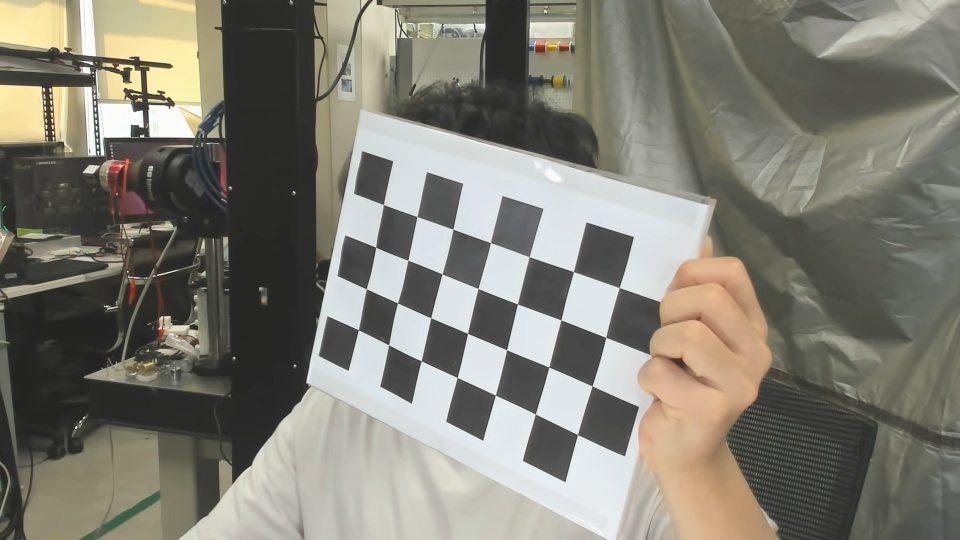
#> input picture multicam/build/Desktop_Qt_6_9_0_MSVC2022_64bit-Release/scene/4_camera_calib_data/checkerboard/cam3/20250618_155937.jpg, 960 x 540 px; its folder holds only this picture in this run
$ python camera_calibration_intrinsics.py
#> lines starting #> are read from the running program, lines starting #| are printed output that depends on the picture; after the words box and inside, x2 and y2 are one past the last pixel; in counts of white or black regions, pixels touching at a corner belong together
import cv2 as cv
import numpy as np
import os
import glob
import json
import logging

logger = logging.getLogger(__name__)
logger.setLevel(logging.INFO)

formatter = logging.Formatter('%(asctime)s: %(message)s')

file_handler = logging.FileHandler('./logs/camera_calibration_intrinsics.log', mode='w')
file_handler.setFormatter(formatter)

stream_handler = logging.StreamHandler()
stream_handler.setFormatter(formatter)

logger.addHandler(file_handler)
logger.addHandler(stream_handler)

CHECKERBOARD = (7, 4)
real_world_distance = 30  # mm 단위

window_size = (640, 480)

def draw_axes(img, corners, imgpts): # BGR -> imgpts[2]:R, imgpts[1]:G, imgpts[0]:B
    corner = tuple(corners[0].ravel().astype(int))
    img = cv.line(
        img, corner, tuple(int(i) for i in imgpts[2].ravel()), (255, 0, 0), 5
    )  # R -> x axis
    img = cv.line(
        img, corner, tuple(int(i) for i in imgpts[1].ravel()), (0, 255, 0), 5
    )  # G -> y axis
    img = cv.line(
        img, corner, tuple(int(i) for i in imgpts[0].ravel()), (0, 0, 255), 5
    )  # B -> z axis
    return img

# [8 lines left out: function sort_key, not called in this run]

# 체커보드 코너 찾기 함수
def find_checkerboard_corners(checkerboard_path):
    criteria = (cv.TERM_CRITERIA_EPS + cv.TERM_CRITERIA_MAX_ITER, 30, 0.001) # EPS 정해진 정확도에 다다르면 알고리즘의 반복 중단 + MAX_ITER 지정한 반복수만큼만 알고리즘 수행 => 둘 중 하나라도 만족하면 알고리즘 stop / 30회, 0.001 정확도로 설정
    objpoints = []  # 3D 점
    imgpoints = []  # 2D 점
    objp = np.zeros((CHECKERBOARD[0] * CHECKERBOARD[1], 3), np.float32)
    objp[:, :2] = np.mgrid[0:CHECKERBOARD[0], 0:CHECKERBOARD[1]].T.reshape(-1, 2) * real_world_distance

    extensions = ['jpg', 'png']
    checkerboards = [file for ext in extensions for file in glob.glob(os.path.join(checkerboard_path, f"*.{ext}"))]

    num = 0
    for fname in checkerboards:
        img = cv.imread(fname)
        H, W, _ = img.shape
        gray = cv.cvtColor(img, cv.COLOR_BGR2GRAY) # 이미지를 gray scale로 변환

        ret, corners = cv.findChessboardCorners(gray, CHECKERBOARD, None) # 채커보드의 패턴 CHECKERBOARD = (7,4)를 입력
        if ret == True:
            num += 1
            logger.info(f"Find ChessboardCorner --> {os.path.basename(fname)}")
            objpoints.append(objp)
            # 주어진 2D 점에 대한 픽셀 좌표 미세조정
            corners2 = cv.cornerSubPix(gray, corners, (11, 11), (-1, -1), criteria) # 최대 정확도로 코너를 감지하기 위해 11x11크기로 입력을 넣어줌
            imgpoints.append(corners2)
            # 코너 그리기 및 표시
            img = cv.drawChessboardCorners(img, CHECKERBOARD, corners2, ret)

            # Resize the image if needed
            img_resized = cv.resize(img, window_size)
            cv.imshow('chessboard', img_resized)
            cv.waitKey(100)
        cv.destroyAllWindows()

    logger.info(f'Total num of chessboards: {len(checkerboards)}')
    logger.info(f'Total num of corner found chessboards: {num}')
    return objpoints, imgpoints


def find_checkerboard_axes(checkerboard_path, mtx, dist):
    criteria = (cv.TERM_CRITERIA_EPS + cv.TERM_CRITERIA_MAX_ITER, 30, 0.001)
    objp = np.zeros((CHECKERBOARD[0] * CHECKERBOARD[1], 3), np.float32)
    objp[:, :2] = (
        np.mgrid[0 : CHECKERBOARD[0], 0 : CHECKERBOARD[1]].T.reshape(-1, 2)
    * real_world_distance
    )
    extensions = ['jpg', 'png']
    checkerboards = [file for ext in extensions for file in glob.glob(os.path.join(checkerboard_path, f"*.{ext}"))]

    axis = np.float32(
    [
        [real_world_distance, 0, 0],
        [0, real_world_distance, 0],
        [0, 0, real_world_distance],
    ]
    ).reshape(-1, 3)
    for fname in checkerboards:
        img = cv.imread(fname)
        gray = cv.cvtColor(img, cv.COLOR_BGR2GRAY)
        ret, corners = cv.findChessboardCorners(gray, CHECKERBOARD, None)
        if ret == True:
            # 주어진 2D 점에 대한 픽셀 좌표 미세조정
            corners2 = cv.cornerSubPix(gray, corners, (11, 11), (-1, -1), criteria)
            # Find the rotation and translation vectors.
            retval, rvecs, tvecs, inliers = cv.solvePnPRansac(objp, corners2, mtx, dist)
            # project 3D points to image plane
            imgpts, jac = cv.projectPoints(axis, rvecs, tvecs, mtx, dist)
            img = draw_axes(img, corners2, imgpts)

            # Resize the image if needed
            img_resized = cv.resize(img, window_size)
            cv.imshow('chessboard', img_resized)
            cv.waitKey(500)

        cv.destroyAllWindows()

def calibrate_camera(objpoints, imgpoints, gray):
    ret, mtx, dist, rvecs, tvecs = cv.calibrateCamera(objpoints, imgpoints, gray.shape[::-1], None, None)
    return mtx, dist, rvecs, tvecs


def main():
    checkerboard_path = os.path.join("multicam/build/Desktop_Qt_6_9_0_MSVC2022_64bit-Release/scene/4_camera_calib_data/checkerboard/cam3/")
    logger.info(f'chessboard_path: {checkerboard_path}')
    objpoints, imgpoints = find_checkerboard_corners(checkerboard_path)
#> in find_checkerboard_corners, img is the input picture: shape (540, 960, 3); mean B, G, R 115, 125.7, 127.9
#> in find_checkerboard_corners, `gray = cv.cvtColor(img, cv.COLOR_BGR2GRAY)`:
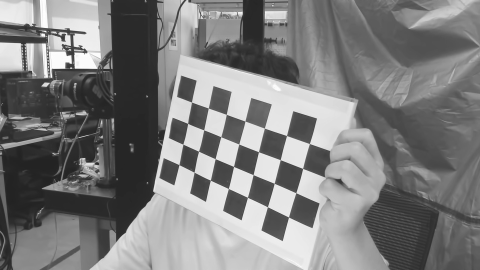
#> gray: shape (540, 960) (shown at 1/2 size); min 32, max 255, mean 125.2
#> in find_checkerboard_corners, `ret, corners = cv.findChessboardCorners(gray, CHECKERBOARD, None)`: ret = True; corners = 28 rows, first 8: [383.4, 204.5], [417, 216.6], [452.9, 229.2], [490.5, 242.7], [529.2, 256.7], [573.4, 271.6], [619.2, 287.6], [375.6, 247.2]
#> in find_checkerboard_corners, `corners2 = cv.cornerSubPix(gray, corners, (11, 11), (-1, -1), criteria)`: corners2 = 28 rows, first 8: [383.4, 204.5], [417.1, 216.6], [453, 229.1], [490.4, 242.7], [529.2, 256.6], [573.5, 271.6], [619.2, 287.5], [375.7, 247.3]
#> in find_checkerboard_corners, `img = cv.drawChessboardCorners(img, CHECKERBOARD, corners2, ret)`:
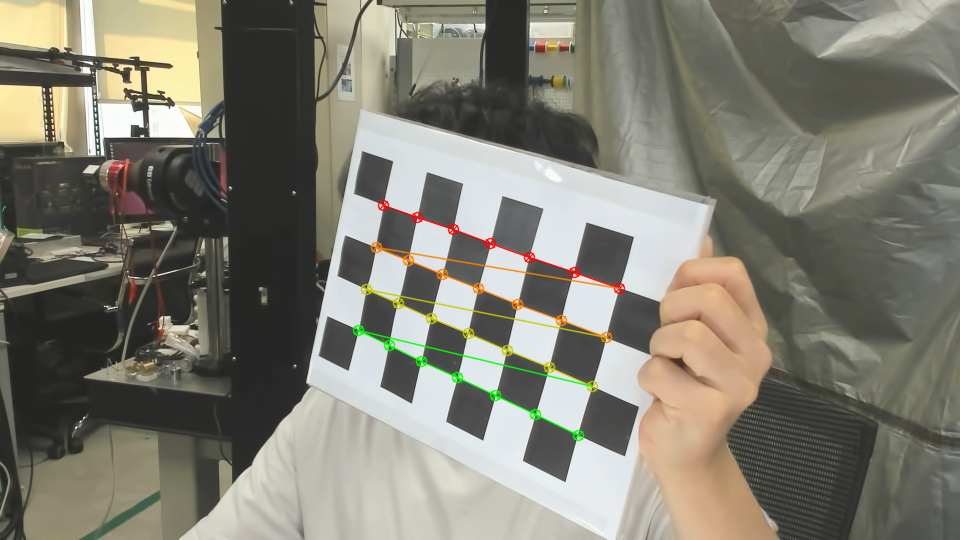
#> img: shape (540, 960, 3); 1.39% of pixels changed, all inside (x1, y1, x2, y2) = (352, 199, 626, 442)
#> in find_checkerboard_corners, `img_resized = cv.resize(img, window_size)`:
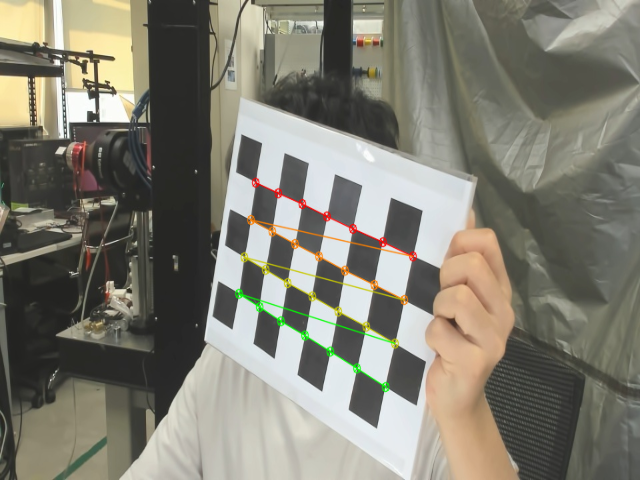
#> img_resized: shape (480, 640, 3); mean B, G, R 113.8, 125.7, 127.9
#> objpoints = 1 item; imgpoints = 1 item
    # 첫 번째 이미지의 해상도로 이미지 모양 설정
    image = cv.imread(glob.glob(os.path.join(checkerboard_path, "*.jpg"))[0])
    gray = cv.cvtColor(image, cv.COLOR_BGR2GRAY)

    H, W, _ = image.shape

    mtx, dist, rvecs, tvecs = calibrate_camera(objpoints, imgpoints, gray)
#> in calibrate_camera, `ret, mtx, dist, rvecs, tvecs = cv.calibrateCamera(objpoints, imgpoints..`: ret = 0.618; mtx = [[471.7, 0, 487.6], [0, 535.9, 259.3], [0, 0, 1]]; dist = [[0.642, -9.97, 0.000538, 0.0289, 41.23]]; rvecs = ([0.0703, 0.322, 0.29],); tvecs = ([-80, -36.79, 362],)
#> mtx = [[471.7, 0, 487.6], [0, 535.9, 259.3], [0, 0, 1]]; dist = [[0.642, -9.97, 0.000538, 0.0289, 41.23]]; rvecs = ([0.0703, 0.322, 0.29],); tvecs = ([-80, -36.79, 362],)
    find_checkerboard_axes(checkerboard_path, mtx, dist)
#> in find_checkerboard_axes, `ret, corners = cv.findChessboardCorners(gray, CHECKERBOARD, None)`: ret = True
#> in find_checkerboard_axes, `retval, rvecs, tvecs, inliers = cv.solvePnPRansac(objp, corners2, mtx,..`: rvecs = [0.0703, 0.322, 0.29]; tvecs = [-80, -36.79, 362]; inliers = 28 values from 0 to 27
#> in find_checkerboard_axes, `imgpts, jac = cv.projectPoints(axis, rvecs, tvecs, mtx, dist)`: imgpts = [[417.3, 216.6], [374.9, 247.4], [403, 207.8]]
#> in draw_axes, `corner = tuple(corners[0].ravel().astype(int))`: corner = (383, 204)
#> in draw_axes, `img = cv.line( img, corner, tuple(int(i) for i in imgpts[0].ravel()), ..`:
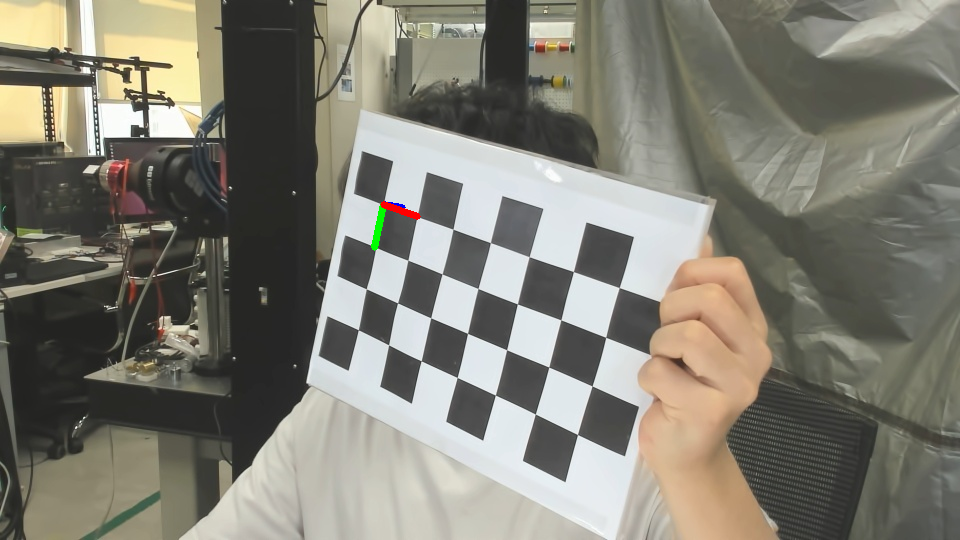
#> img: shape (540, 960, 3); mean B, G, R 114.9, 125.7, 127.8

    # focal length
    f_x = mtx[0, 0]
#> f_x = 471.7
    fov_x = 2 * np.arctan((W / 2) / f_x)
#> fov_x = 1.59
    f_y = mtx[1, 1]
#> f_y = 535.9
    fov_y = 2 * np.arctan((H / 2) / f_y)
#> fov_y = 0.933

    mean_error = 0
    for i in range(len(objpoints)):
        imgpoints2, _ = cv.projectPoints(objpoints[i], rvecs[i], tvecs[i], mtx, dist)
        error = cv.norm(imgpoints[i], imgpoints2, cv.NORM_L2) / len(imgpoints2)
        mean_error += error
        total_error = mean_error / len(objpoints)
#> this loop made 1 pass
#> (error, mean_error, total_error) on pass 1: (0.117, 0.117, 0.117)
#> after the loop, mean_error = 0.117
    logger.info("calibration_error: {}".format(total_error))

    '''
    intrinsics에서 c_x, c_y는 이미지 중심에서 크게 벗어나는 경우가 있어서 임시로 W/2, H/2로 대체함
    '''
    #####
    mtx[0,2] = W/2
    mtx[1,2] = H/2
    #####

    calibration_data = {
        "resolution": [H, W],
        "camera_angle_x": fov_x,
        "camera_angle_y": fov_y,
        "mtx": mtx.tolist(), # intrinsics
        "dist": dist.tolist(),
        "calibration_error": total_error
    }
#> calibration_data = {'resolution': [540, 960], 'camera_angle_x': 1.59, 'camera_angle_y': 0.933, 'mtx': [[471.7, 0, 480], [0, 535.9, 270], [0, 0, 1]], 'dist': [[0.642, -9.97, 0.000538, 0.0289, 41.23]], 'calibration_error': 0.117}
    logger.info(calibration_data)

    with open(os.path.join(checkerboard_path, "intrinsics.json"), "w") as json_file:
        json.dump(calibration_data, json_file, indent=4)

if __name__ == "__main__":
    main()

$ run again, on multicam/build/Desktop_Qt_6_9_0_MSVC2022_64bit-Release/scene/4_camera_calib_data/checkerboard/cam3/20250618_155957.jpg
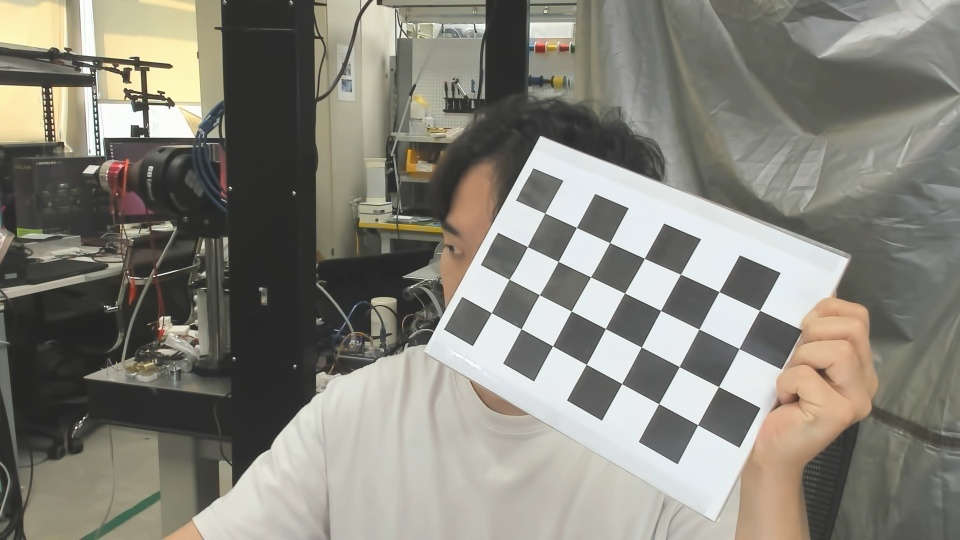
#> input picture multicam/build/Desktop_Qt_6_9_0_MSVC2022_64bit-Release/scene/4_camera_calib_data/checkerboard/cam3/20250618_155957.jpg, 960 x 540 px
#> in find_checkerboard_corners, img is the input picture: shape (540, 960, 3); mean B, G, R 121.5, 130.7, 132.8
#> in find_checkerboard_corners, `ret, corners = cv.findChessboardCorners(gray, CHECKERBOARD, None)`: ret = True; corners = 28 rows, first 8: [544.8, 213], [576.4, 227.5], [609.6, 242.6], [644.3, 258.3], [680.4, 274.2], [718.8, 291.6], [759.5, 310.3], [527.4, 246.6]
#> in find_checkerboard_corners, `corners2 = cv.cornerSubPix(gray, corners, (11, 11), (-1, -1), criteria)`: corners2 = 28 rows, first 8: [544.8, 213], [576.4, 227.5], [609.7, 242.6], [644.3, 258.4], [680.4, 274.2], [718.9, 291.6], [759.5, 310.3], [527.4, 246.6]
#> in find_checkerboard_corners, `img_resized = cv.resize(img, window_size)`:
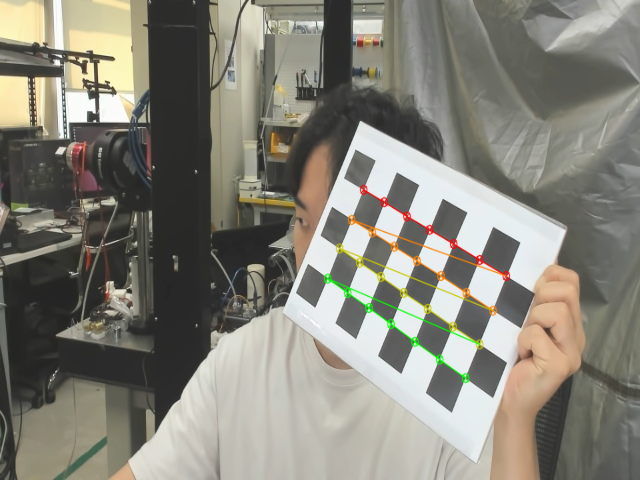
#> img_resized: shape (480, 640, 3); mean B, G, R 120.2, 130.6, 132.7
#> objpoints = 1 item
#> in calibrate_camera, `ret, mtx, dist, rvecs, tvecs = cv.calibrateCamera(objpoints, imgpoints..`: ret = 0.312; mtx = [[846.3, 0, 543.1], [0, 837.3, 302.5], [0, 0, 1]]; dist = [[0.628, -18.77, 0.0265, 0.0445, 158.9]]; rvecs = ([-0.128, 0.409, 0.48],); tvecs = ([1.3, -71.49, 669.6],)
#> in main, `mtx, dist, rvecs, tvecs = calibrate_camera(objpoints, imgpoints, gray)`: mtx = [[846.3, 0, 543.1], [0, 837.3, 302.5], [0, 0, 1]]; dist = [[0.628, -18.77, 0.0265, 0.0445, 158.9]]; rvecs = ([-0.128, 0.409, 0.48],); tvecs = ([1.3, -71.49, 669.6],)
#> in find_checkerboard_axes, `ret, corners = cv.findChessboardCorners(gray, CHECKERBOARD, None)`: ret = True
#> in find_checkerboard_axes, `retval, rvecs, tvecs, inliers = cv.solvePnPRansac(objp, corners2, mtx,..`: rvecs = [-0.128, 0.409, 0.48]; tvecs = [1.3, -71.49, 669.6]; inliers = 28 values from 0 to 27
#> imgpts = [[576.5, 227.5], [527.1, 246.4], [557.9, 224.5]]
#> corner = (544, 212)
#> in draw_axes, `img = cv.line( img, corner, tuple(int(i) for i in imgpts[0].ravel()), ..`:
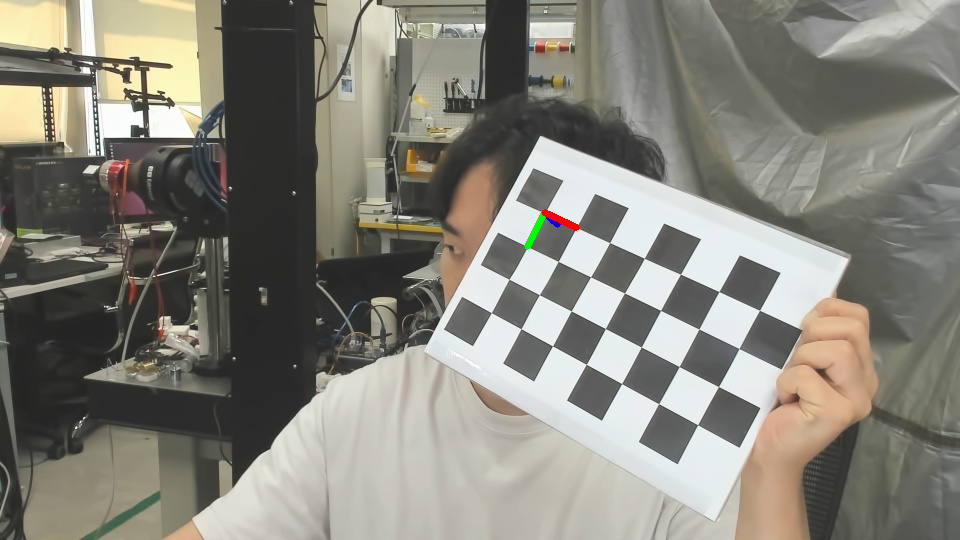
#> img: shape (540, 960, 3); mean B, G, R 121.3, 130.7, 132.7
#> f_x = 846.3
#> fov_x = 1.03
#> f_y = 837.3
#> fov_y = 0.624
#> the loop in main, `for i in range(len(objpoints)):` made 1 pass
#> (error, mean_error, total_error) on pass 1: (0.0589, 0.0589, 0.0589)
#> after the loop in main, `for i in range(len(objpoints)):`: mean_error = 0.0589
#> calibration_data = {'resolution': [540, 960], 'camera_angle_x': 1.03, 'camera_angle_y': 0.624, 'mtx': [[846.3, 0, 480], [0, 837.3, 270], [0, 0, 1]], 'dist': [[0.628, -18.77, 0.0265, 0.0445, 158.9]], 'calibration_error': 0.0589}

$ run again, on multicam/build/Desktop_Qt_6_9_0_MSVC2022_64bit-Release/scene/4_camera_calib_data/checkerboard/cam3/20250618_160000.jpg
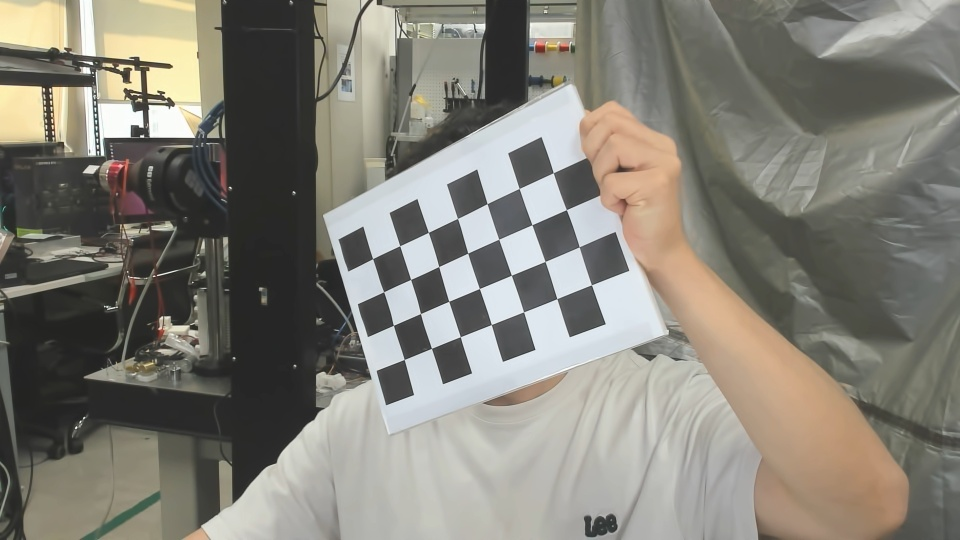
#> input picture multicam/build/Desktop_Qt_6_9_0_MSVC2022_64bit-Release/scene/4_camera_calib_data/checkerboard/cam3/20250618_160000.jpg, 960 x 540 px
#> in find_checkerboard_corners, img is the input picture: shape (540, 960, 3); mean B, G, R 118.8, 128, 130.7
#> in find_checkerboard_corners, `ret, corners = cv.findChessboardCorners(gray, CHECKERBOARD, None)`: ret = True; corners = 28 rows, first 8: [372.6, 258.6], [399.7, 245.8], [428.4, 232.3], [457.5, 218.4], [487, 203.6], [519.2, 188.4], [553.2, 172.7], [383.6, 291.8]
#> in find_checkerboard_corners, `corners2 = cv.cornerSubPix(gray, corners, (11, 11), (-1, -1), criteria)`: corners2 = 28 rows, first 8: [372.6, 258.6], [399.7, 245.7], [428.4, 232.4], [457.5, 218.4], [487.1, 203.6], [519.2, 188.4], [553.3, 172.7], [383.6, 291.8]
#> in find_checkerboard_corners, `img_resized = cv.resize(img, window_size)`:
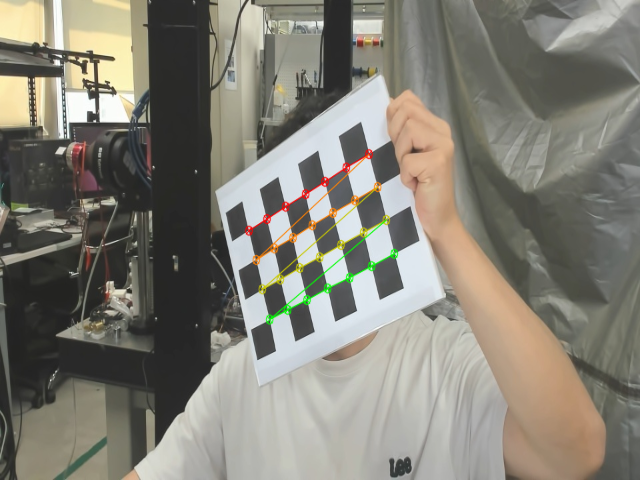
#> img_resized: shape (480, 640, 3); mean B, G, R 117.7, 127.9, 130.8
#> objpoints = 1 item
#> in calibrate_camera, `ret, mtx, dist, rvecs, tvecs = cv.calibrateCamera(objpoints, imgpoints..`: ret = 0.417; mtx = [[374.7, 0, 450.8], [0, 435.7, 271.2], [0, 0, 1]]; dist = [[0.159, -0.357, -0.00457, 0.0391, -7.58]]; rvecs = ([-0.0357, 0.18, -0.358],); tvecs = ([-77.38, -10.66, 366.7],)
#> in main, `mtx, dist, rvecs, tvecs = calibrate_camera(objpoints, imgpoints, gray)`: mtx = [[374.7, 0, 450.8], [0, 435.7, 271.2], [0, 0, 1]]; dist = [[0.159, -0.357, -0.00457, 0.0391, -7.58]]; rvecs = ([-0.0357, 0.18, -0.358],); tvecs = ([-77.38, -10.66, 366.7],)
#> in find_checkerboard_axes, `ret, corners = cv.findChessboardCorners(gray, CHECKERBOARD, None)`: ret = True
#> in find_checkerboard_axes, `retval, rvecs, tvecs, inliers = cv.solvePnPRansac(objp, corners2, mtx,..`: rvecs = [-0.0357, 0.18, -0.358]; tvecs = [-77.38, -10.66, 366.7]; inliers = 28 values from 0 to 27
#> imgpts = [[399.9, 245.7], [383.2, 291.7], [383.9, 259.6]]
#> corner = (372, 258)
#> in draw_axes, `img = cv.line( img, corner, tuple(int(i) for i in imgpts[0].ravel()), ..`:
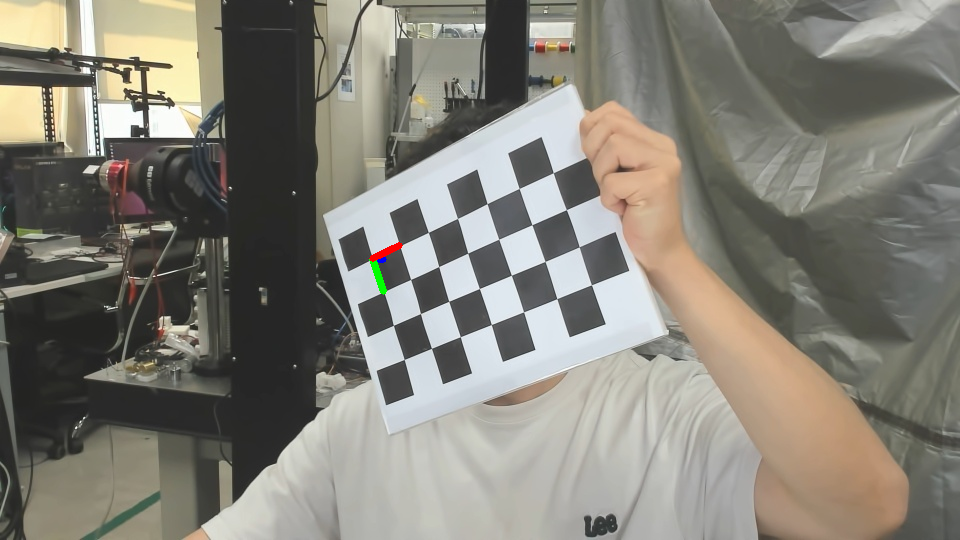
#> img: shape (540, 960, 3); mean B, G, R 118.7, 127.9, 130.7
#> f_x = 374.7
#> fov_x = 1.82
#> f_y = 435.7
#> fov_y = 1.11
#> the loop in main, `for i in range(len(objpoints)):` made 1 pass
#> (error, mean_error, total_error) on pass 1: (0.0787, 0.0787, 0.0787)
#> after the loop in main, `for i in range(len(objpoints)):`: mean_error = 0.0787
#> calibration_data = {'resolution': [540, 960], 'camera_angle_x': 1.82, 'camera_angle_y': 1.11, 'mtx': [[374.7, 0, 480], [0, 435.7, 270], [0, 0, 1]], 'dist': [[0.159, -0.357, -0.00457, 0.0391, -7.58]], 'calibration_error': 0.0787}
